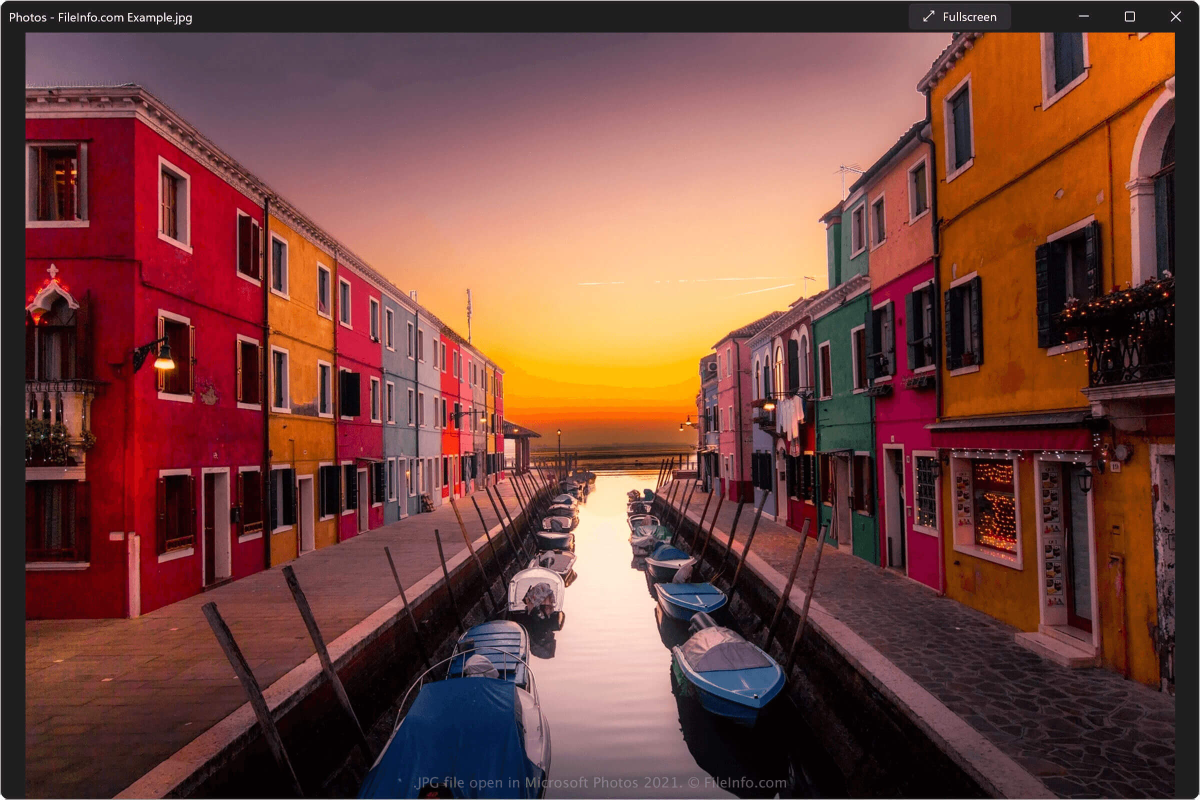
#> input picture images/test_image_1.jpg, 2400 x 1599 px (shown at 1/2 size)
$ python image_translation_and_rotation.py
#> lines starting #> are read from the running program, lines starting #| are printed output that depends on the picture
### util.py
import cv2
def image_show(img):
    img = cv2.resize(img, (500, 500))
    cv2.imshow('image', img)

### image_translation_and_rotation.py
import cv2
from util import image_show
import numpy as np

# convert from BGR to grayscale
img = cv2.imread("./images/test_image_1.jpg")
#> img is the input picture: shape (1599, 2400, 3); mean B, G, R 61, 68.5, 114.5
img_dim = (img.shape[1], img.shape[0])
#> img_dim = (2400, 1599)

# translation
x = 100
y = -100
translation_matrix = np.float32([[1, 0, x], [0, 1, y]])
translated_img = cv2.warpAffine(img, translation_matrix, img_dim)
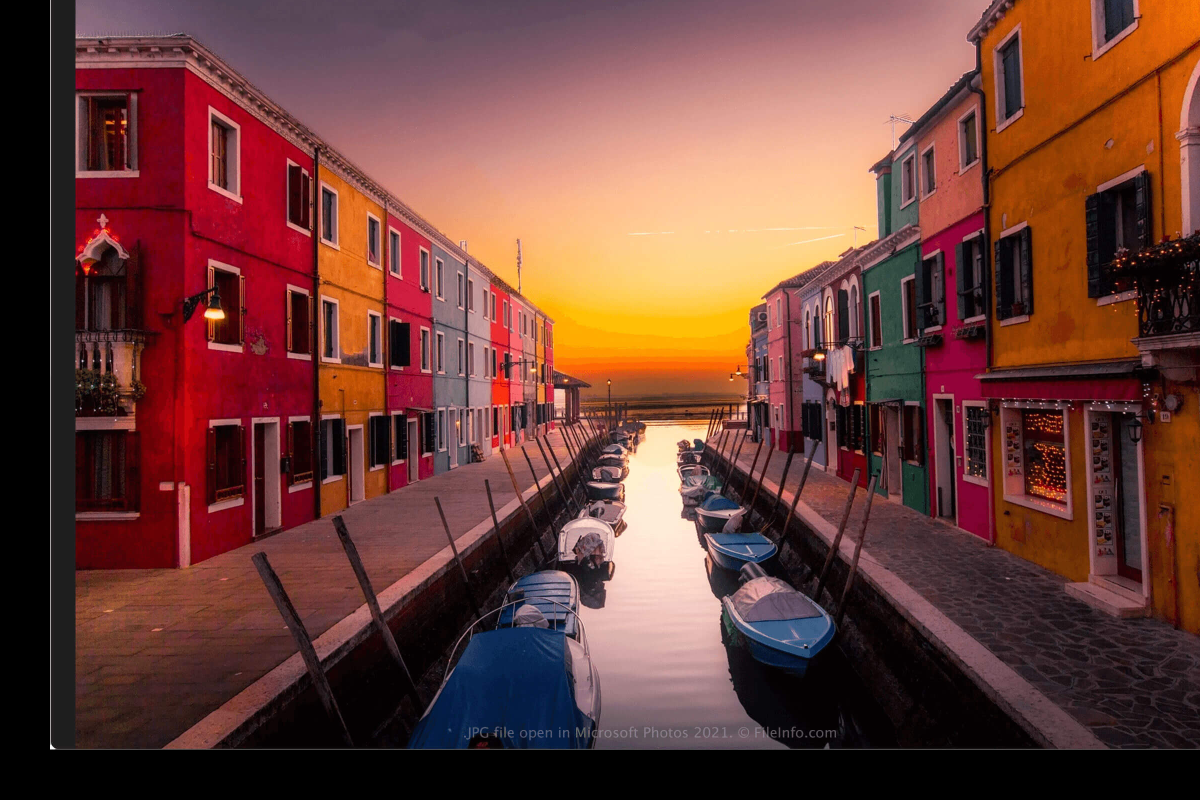
#> translated_img: shape (1599, 2400, 3) (shown at 1/2 size); mean B, G, R 56.1, 63.6, 108.2

# rotation
angle = 90
scale = 0.9
print(img_dim)
#| (2400, 1599)
center = (img_dim[0]/2, img_dim[1]/2)
#> center = (1200, 799.5)
print(center)
#| (1200.0, 799.5)
rotation_matrix = cv2.getRotationMatrix2D(center, angle, scale)
print(rotation_matrix)
#| [[ 5.5109106e-17  9.0000000e-01  4.8045000e+02]
#|  [-9.0000000e-01  5.5109106e-17  1.8795000e+03]]
rotated_img = cv2.warpAffine(img, rotation_matrix, img_dim)
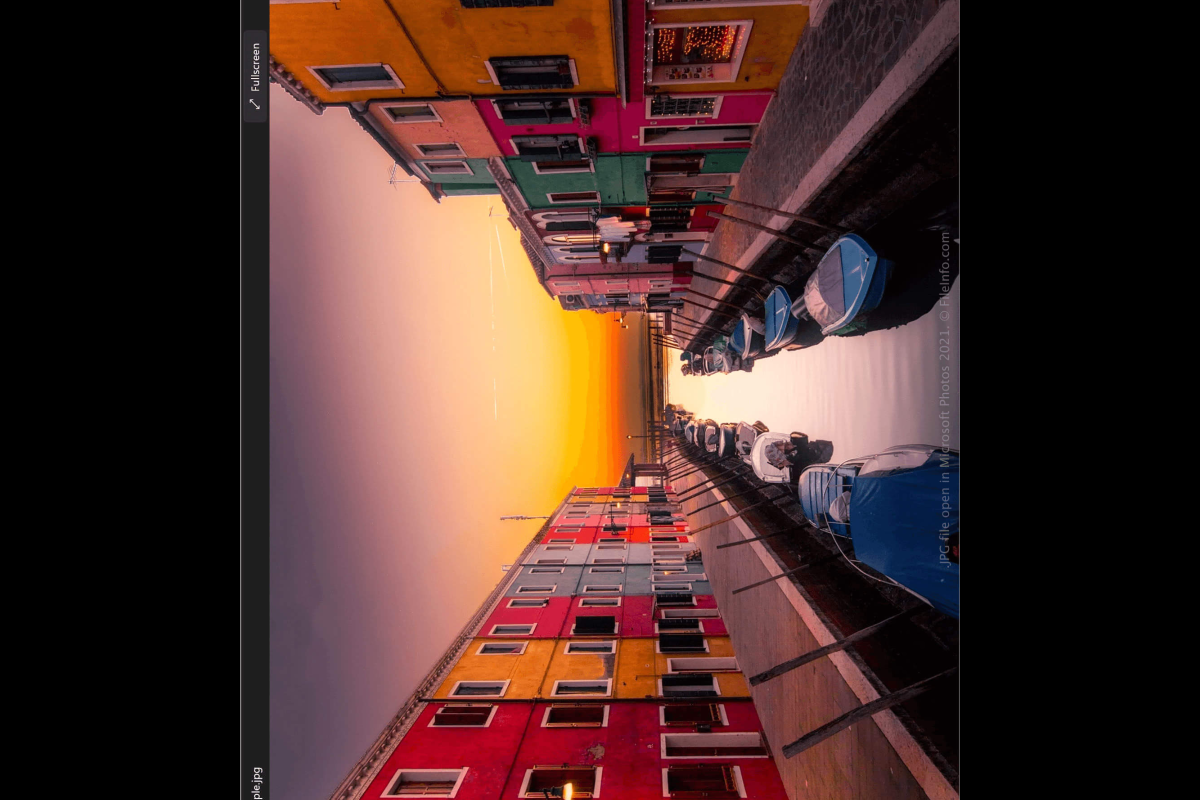
#> rotated_img: shape (1599, 2400, 3) (shown at 1/2 size); mean B, G, R 42.5, 47.5, 74.9

image_show(translated_img)
#> in image_show, `img = cv2.resize(img, (500, 500))`:
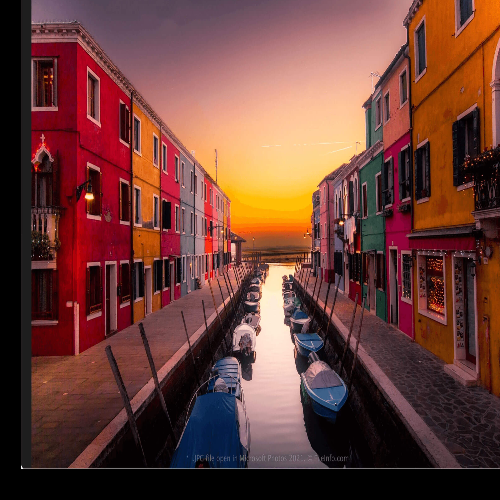
#> img: shape (500, 500, 3); mean of channels 0, 1, 2 56, 63.4, 108; drawn as B, G, R
image_show(rotated_img)
#> in image_show (call 2), `img = cv2.resize(img, (500, 500))`:
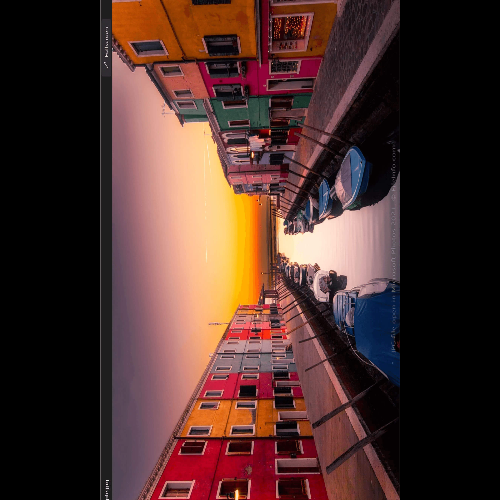
#> img: shape (500, 500, 3); mean of channels 0, 1, 2 42.5, 47.4, 74.8; drawn as B, G, R

cv2.waitKey(0)
